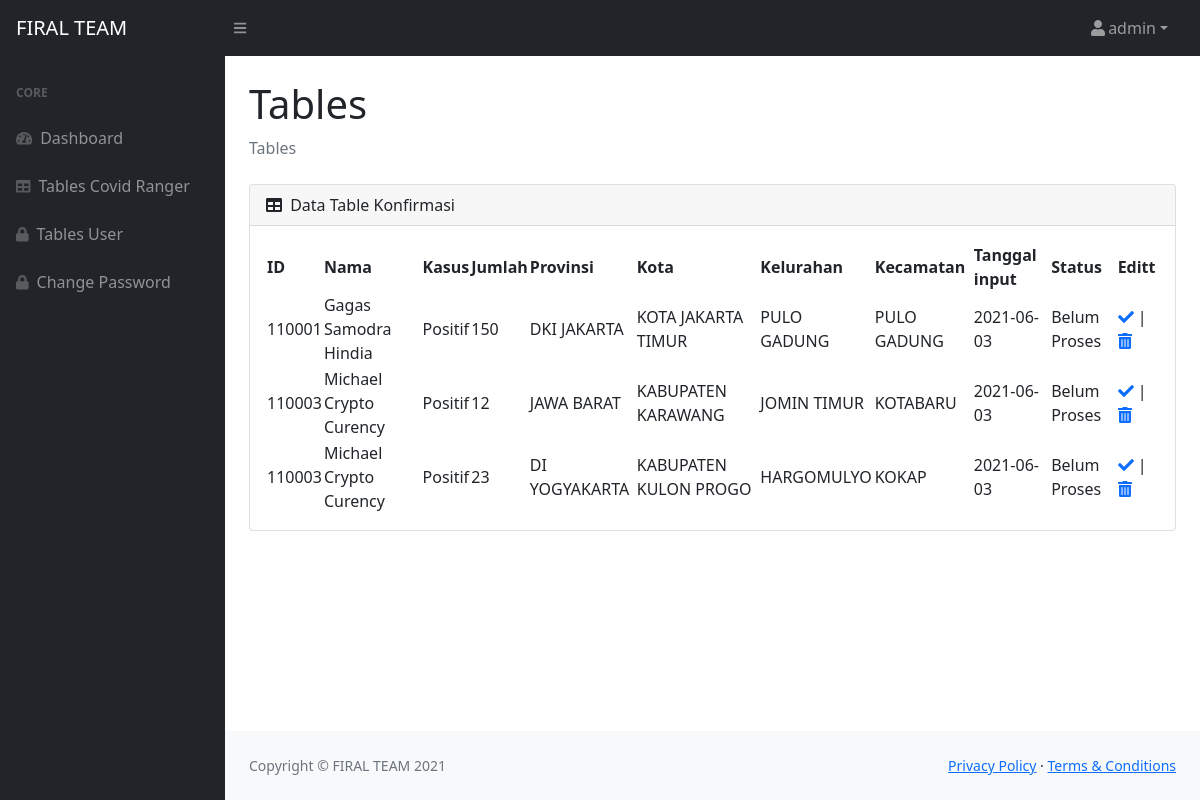
Page /tables.php (signed in) on the earlier database version.
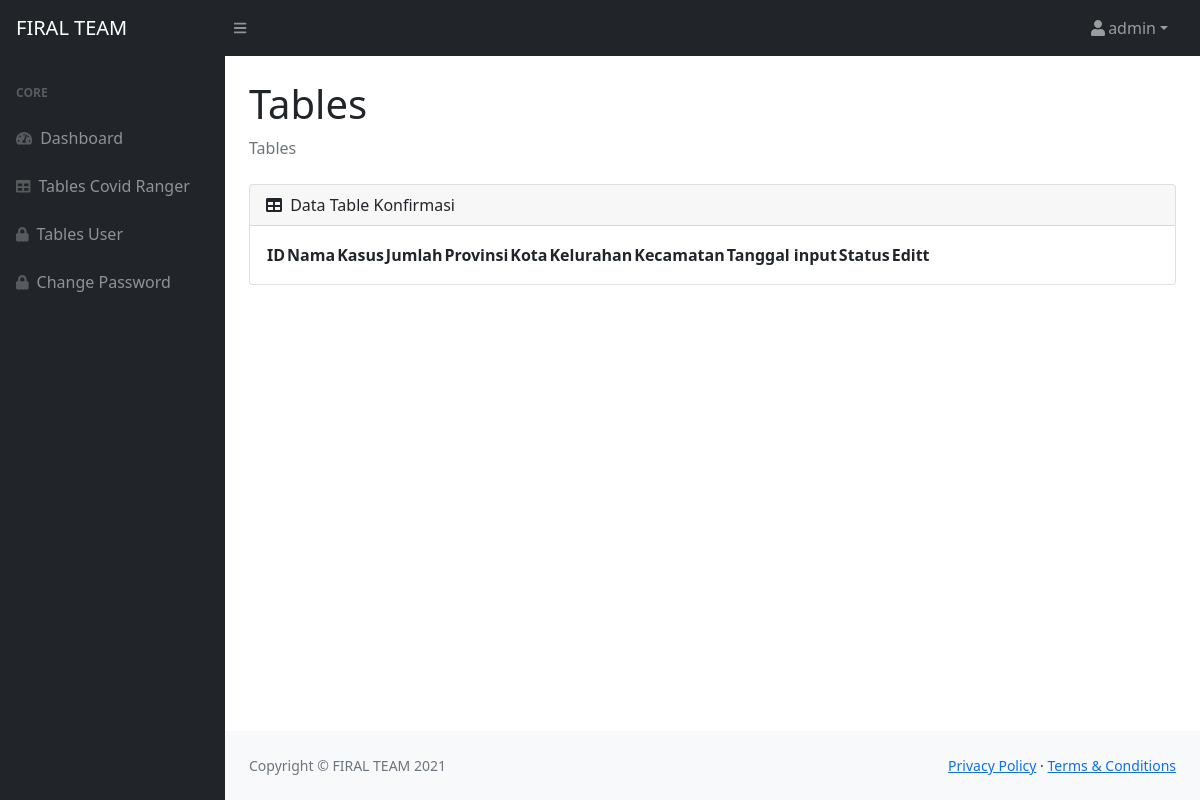
Same page on the later database version.
### tables this page shows
CREATE TABLE `data_covid` (
  `id` int(11) NOT NULL,
  `id_covid_ranger` varchar(50) NOT NULL,
  `nama` varchar(50) NOT NULL,
  `kasus` varchar(50) NOT NULL,
  `jumlah_kasus` int(11) NOT NULL,
  `provinsi` varchar(50) NOT NULL,
  `kota` varchar(50) NOT NULL,
  `kelurahan` varchar(50) NOT NULL,
  `kecamatan` varchar(50) NOT NULL,
  `tanggal_masuk` varchar(10) NOT NULL,
  `status` varchar(50) NOT NULL
);

### tables.php (the view, shortened to what the changed rows need)
<?php
    require_once 'config.php';
     $result = mysqli_query($con, "SELECT * FROM data_covid WHERE status = 'Belum Proses' ORDER BY id DESC");
 ?>
<!DOCTYPE html>
<html lang="en">
    <head>
        <link href="https://cdn.jsdelivr.net/npm/simple-datatables@latest/dist/style.css" rel="stylesheet" />
        <link href="https://cdn.jsdelivr.net/npm/bootstrap@5.0.1/dist/css/bootstrap.min.css" rel="stylesheet">
        <link href="https://cdn.jsdelivr.net/npm/bootstrap@5.0.0-beta3/dist/css/bootstrap.min.css" rel="stylesheet"
>
        <link href="css/styles.css" rel="stylesheet"/>
    </head>
    <body class="sb-nav-fixed">
        <div id="layoutSidenav">
            <div id="layoutSidenav_content">
                <main>
                    <div class="container-fluid px-4">
                        <h1 class="mt-4">Tables</h1>
                        <div class="card mb-4">
                            <div class="card-body">
                                <table id="datatablesSimple">
                                    <thead>
                                        <tr>
                                            <th>ID</th>
                                            <th>Nama</th>
                                            <th>Kasus</th>
                                            <th>Jumlah</th>
                                            <th>Provinsi</th>
                                            <th>Kota</th>
                                            <th>Kelurahan</th>
                                            <th>Kecamatan</th>
                                            <th>Tanggal input</th>
                                            <th>Status</th>
                                            <th>Editt</th>
                                        </tr>
                                    </thead>
                                    <tbody>
                                        <?php foreach($result as $row) : ?>
                                            <tr>
                                                <td><?= $row["id_covid_ranger"] ?></td>
                                                <td><?= $row["nama"] ?></td>
                                                <td><?= $row["kasus"] ?></td>
                                                <td><?= $row["jumlah_kasus"] ?></td>
                                                <td><?= $row["provinsi"] ?></td>
                                                <td><?= $row["kota"] ?></td>
                                                <td><?= $row["kelurahan"] ?></td>
                                                <td><?= $row["kecamatan"] ?></td>
                                                <td><?= $row["tanggal_masuk"] ?></td>
                                                <td><?= $row["status"] ?></td>
                      <td>
            <a  data-toggle="modal" data-id="<?= $row['id']; ?>" class="open-modal-update" href="#"><i class="fas fa-check"></i></a> | <a data-toggle="modal" data-id="<?= $row['id']; ?>" class="open-modal-delete" href="#" title="delete"><i class="fas fa-trash-alt"></i></a>                 </td>
                                        </tr>
                                        <?php endforeach; ?>
                                    </tbody>
                                </table>
                            </div>
                        </div>
                    </div>
                </main>
            </div>
        </div>
    </body>
</html>

Differences in the rows shown:
no longer on this page (row edited): data_covid: id_covid_ranger "110001", nama "Gagas Samodra Hindia", kasus "Positif", jumlah_kasus "150", provinsi "DKI JAKARTA", kota "KOTA JAKARTA TIMUR", kelurahan "PULO GADUNG", kecamatan "PULO GADUNG", tanggal_masuk "2021-06-03", status "Belum Proses"
removed data_covid: id_covid_ranger "110003", nama "Michael Crypto Curency", kasus "Positif", jumlah_kasus "12", provinsi "JAWA BARAT", kota "KABUPATEN KARAWANG", kelurahan "JOMIN TIMUR", kecamatan "KOTABARU", tanggal_masuk "2021-06-03", status "Belum Proses"
no longer on this page (row edited): data_covid: id_covid_ranger "110003", nama "Michael Crypto Curency", kasus "Positif", jumlah_kasus "23", provinsi "DI YOGYAKARTA", kota "KABUPATEN KULON PROGO", kelurahan "HARGOMULYO", kecamatan "KOKAP", tanggal_masuk "2021-06-03", status "Belum Proses"
